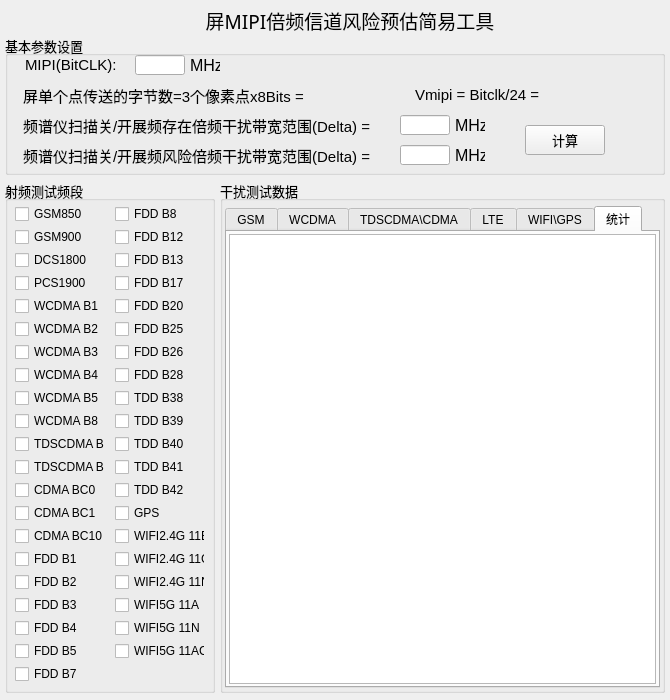
<?xml version="1.0" encoding="UTF-8"?>
<ui version="4.0">
 <class>MainWidgetUI</class>
 <widget class="QWidget" name="MainWidgetUI">
  <property name="geometry">
   <rect>
    <x>0</x>
    <y>0</y>
    <width>670</width>
    <height>700</height>
   </rect>
  </property>
  <property name="windowTitle">
   <string>MainWidget</string>
  </property>
  <widget class="QLabel" name="label_title">
   <property name="geometry">
    <rect>
     <x>100</x>
     <y>5</y>
     <width>500</width>
     <height>30</height>
    </rect>
   </property>
   <property name="font">
    <font>
     <family>微软雅黑</family>
     <pointsize>14</pointsize>
    </font>
   </property>
   <property name="lineWidth">
    <number>0</number>
   </property>
   <property name="text">
    <string>屏MIPI倍频信道风险预估简易工具</string>
   </property>
   <property name="alignment">
    <set>Qt::AlignCenter</set>
   </property>
   <property name="textInteractionFlags">
    <set>Qt::NoTextInteraction</set>
   </property>
  </widget>
  <widget class="QGroupBox" name="BaseSettings">
   <property name="geometry">
    <rect>
     <x>5</x>
     <y>35</y>
     <width>660</width>
     <height>140</height>
    </rect>
   </property>
   <property name="font">
    <font>
     <pointsize>10</pointsize>
    </font>
   </property>
   <property name="title">
    <string>基本参数设置</string>
   </property>
   <widget class="QLineEdit" name="CLK_Risks_Value">
    <property name="geometry">
     <rect>
      <x>395</x>
      <y>110</y>
      <width>50</width>
      <height>20</height>
     </rect>
    </property>
    <property name="font">
     <font>
      <weight>50</weight>
      <italic>false</italic>
      <bold>false</bold>
     </font>
    </property>
    <property name="styleSheet">
     <string notr="true"/>
    </property>
    <property name="text">
     <string/>
    </property>
    <property name="alignment">
     <set>Qt::AlignCenter</set>
    </property>
   </widget>
   <widget class="QLabel" name="CLK_Risks_unit">
    <property name="geometry">
     <rect>
      <x>450</x>
      <y>110</y>
      <width>30</width>
      <height>20</height>
     </rect>
    </property>
    <property name="font">
     <font>
      <pointsize>12</pointsize>
     </font>
    </property>
    <property name="text">
     <string>MHz</string>
    </property>
   </widget>
   <widget class="QLabel" name="Scree_label_Show">
    <property name="geometry">
     <rect>
      <x>18</x>
      <y>50</y>
      <width>290</width>
      <height>20</height>
     </rect>
    </property>
    <property name="font">
     <font>
      <pointsize>11</pointsize>
     </font>
    </property>
    <property name="text">
     <string>屏单个点传送的字节数=3个像素点x8Bits =</string>
    </property>
   </widget>
   <widget class="QLabel" name="MIPI_label_CLK">
    <property name="geometry">
     <rect>
      <x>20</x>
      <y>20</y>
      <width>110</width>
      <height>20</height>
     </rect>
    </property>
    <property name="font">
     <font>
      <pointsize>11</pointsize>
     </font>
    </property>
    <property name="text">
     <string>MIPI(BitCLK):</string>
    </property>
   </widget>
   <widget class="QLabel" name="CLK_ExistRisk_unit">
    <property name="geometry">
     <rect>
      <x>450</x>
      <y>80</y>
      <width>30</width>
      <height>20</height>
     </rect>
    </property>
    <property name="font">
     <font>
      <pointsize>12</pointsize>
     </font>
    </property>
    <property name="text">
     <string>MHz</string>
    </property>
   </widget>
   <widget class="QLabel" name="CLK_Risks_label_Show">
    <property name="geometry">
     <rect>
      <x>18</x>
      <y>110</y>
      <width>375</width>
      <height>20</height>
     </rect>
    </property>
    <property name="font">
     <font>
      <pointsize>11</pointsize>
     </font>
    </property>
    <property name="text">
     <string>频谱仪扫描关/开展频风险倍频干扰带宽范围(Delta) =</string>
    </property>
   </widget>
   <widget class="QLabel" name="MIPI_CLK_Unit">
    <property name="geometry">
     <rect>
      <x>185</x>
      <y>20</y>
      <width>30</width>
      <height>20</height>
     </rect>
    </property>
    <property name="font">
     <font>
      <pointsize>12</pointsize>
     </font>
    </property>
    <property name="text">
     <string>MHz</string>
    </property>
   </widget>
   <widget class="QLabel" name="CLK_ExistRisks_label_Show">
    <property name="geometry">
     <rect>
      <x>18</x>
      <y>80</y>
      <width>375</width>
      <height>20</height>
     </rect>
    </property>
    <property name="font">
     <font>
      <pointsize>11</pointsize>
     </font>
    </property>
    <property name="text">
     <string>频谱仪扫描关/开展频存在倍频干扰带宽范围(Delta) =</string>
    </property>
   </widget>
   <widget class="QLabel" name="Screen_Bits_Value">
    <property name="geometry">
     <rect>
      <x>315</x>
      <y>50</y>
      <width>80</width>
      <height>20</height>
     </rect>
    </property>
    <property name="text">
     <string/>
    </property>
   </widget>
   <widget class="QLineEdit" name="MIPI_CLK_Value">
    <property name="geometry">
     <rect>
      <x>130</x>
      <y>20</y>
      <width>50</width>
      <height>20</height>
     </rect>
    </property>
    <property name="font">
     <font>
      <weight>50</weight>
      <italic>false</italic>
      <bold>false</bold>
     </font>
    </property>
    <property name="styleSheet">
     <string notr="true"/>
    </property>
    <property name="text">
     <string/>
    </property>
    <property name="alignment">
     <set>Qt::AlignCenter</set>
    </property>
   </widget>
   <widget class="QLabel" name="Vmipi_label_Show">
    <property name="geometry">
     <rect>
      <x>410</x>
      <y>50</y>
      <width>160</width>
      <height>20</height>
     </rect>
    </property>
    <property name="font">
     <font>
      <pointsize>11</pointsize>
     </font>
    </property>
    <property name="text">
     <string>Vmipi = Bitclk/24 =</string>
    </property>
   </widget>
   <widget class="QLabel" name="Vmipi_CLK_Value">
    <property name="geometry">
     <rect>
      <x>570</x>
      <y>50</y>
      <width>80</width>
      <height>20</height>
     </rect>
    </property>
    <property name="text">
     <string/>
    </property>
   </widget>
   <widget class="QLineEdit" name="CLK_ExistRisks_Value">
    <property name="geometry">
     <rect>
      <x>395</x>
      <y>80</y>
      <width>50</width>
      <height>20</height>
     </rect>
    </property>
    <property name="font">
     <font>
      <weight>50</weight>
      <italic>false</italic>
      <bold>false</bold>
     </font>
    </property>
    <property name="styleSheet">
     <string notr="true"/>
    </property>
    <property name="text">
     <string/>
    </property>
    <property name="alignment">
     <set>Qt::AlignCenter</set>
    </property>
   </widget>
   <widget class="QPushButton" name="RF_Calculator">
    <property name="geometry">
     <rect>
      <x>520</x>
      <y>90</y>
      <width>80</width>
      <height>30</height>
     </rect>
    </property>
    <property name="text">
     <string>计算</string>
    </property>
   </widget>
  </widget>
  <widget class="QGroupBox" name="RF_BandInfo">
   <property name="geometry">
    <rect>
     <x>5</x>
     <y>180</y>
     <width>210</width>
     <height>513</height>
    </rect>
   </property>
   <property name="font">
    <font>
     <pointsize>10</pointsize>
    </font>
   </property>
   <property name="title">
    <string>射频测试频段</string>
   </property>
   <widget class="QCheckBox" name="FDD_B8_Ck">
    <property name="geometry">
     <rect>
      <x>110</x>
      <y>25</y>
      <width>90</width>
      <height>18</height>
     </rect>
    </property>
    <property name="font">
     <font>
      <pointsize>9</pointsize>
     </font>
    </property>
    <property name="text">
     <string>FDD B8</string>
    </property>
   </widget>
   <widget class="QCheckBox" name="GSM850_Ck">
    <property name="geometry">
     <rect>
      <x>10</x>
      <y>25</y>
      <width>90</width>
      <height>18</height>
     </rect>
    </property>
    <property name="font">
     <font>
      <pointsize>9</pointsize>
     </font>
    </property>
    <property name="text">
     <string>GSM850</string>
    </property>
   </widget>
   <widget class="QCheckBox" name="GSM900_Ck">
    <property name="geometry">
     <rect>
      <x>10</x>
      <y>48</y>
      <width>90</width>
      <height>18</height>
     </rect>
    </property>
    <property name="font">
     <font>
      <pointsize>9</pointsize>
     </font>
    </property>
    <property name="text">
     <string>GSM900</string>
    </property>
   </widget>
   <widget class="QCheckBox" name="DCS1800_Ck">
    <property name="geometry">
     <rect>
      <x>10</x>
      <y>71</y>
      <width>90</width>
      <height>18</height>
     </rect>
    </property>
    <property name="font">
     <font>
      <pointsize>9</pointsize>
     </font>
    </property>
    <property name="text">
     <string>DCS1800</string>
    </property>
   </widget>
   <widget class="QCheckBox" name="WCDMA_B1_Ck">
    <property name="geometry">
     <rect>
      <x>10</x>
      <y>117</y>
      <width>90</width>
      <height>18</height>
     </rect>
    </property>
    <property name="font">
     <font>
      <pointsize>9</pointsize>
     </font>
    </property>
    <property name="text">
     <string>WCDMA B1</string>
    </property>
   </widget>
   <widget class="QCheckBox" name="PCS1900_Ck">
    <property name="geometry">
     <rect>
      <x>10</x>
      <y>94</y>
      <width>90</width>
      <height>18</height>
     </rect>
    </property>
    <property name="font">
     <font>
      <pointsize>9</pointsize>
     </font>
    </property>
    <property name="text">
     <string>PCS1900</string>
    </property>
   </widget>
   <widget class="QCheckBox" name="WCDMA_B2_Ck">
    <property name="geometry">
     <rect>
      <x>10</x>
      <y>140</y>
      <width>90</width>
      <height>18</height>
     </rect>
    </property>
    <property name="font">
     <font>
      <pointsize>9</pointsize>
     </font>
    </property>
    <property name="text">
     <string>WCDMA B2</string>
    </property>
   </widget>
   <widget class="QCheckBox" name="WCDMA_B4_Ck">
    <property name="geometry">
     <rect>
      <x>10</x>
      <y>186</y>
      <width>90</width>
      <height>18</height>
     </rect>
    </property>
    <property name="font">
     <font>
      <pointsize>9</pointsize>
     </font>
    </property>
    <property name="text">
     <string>WCDMA B4</string>
    </property>
   </widget>
   <widget class="QCheckBox" name="WCDMA_B3_Ck">
    <property name="geometry">
     <rect>
      <x>10</x>
      <y>163</y>
      <width>90</width>
      <height>18</height>
     </rect>
    </property>
    <property name="font">
     <font>
      <pointsize>9</pointsize>
     </font>
    </property>
    <property name="text">
     <string>WCDMA B3</string>
    </property>
   </widget>
   <widget class="QCheckBox" name="WCDMA_B5_Ck">
    <property name="geometry">
     <rect>
      <x>10</x>
      <y>209</y>
      <width>90</width>
      <height>18</height>
     </rect>
    </property>
    <property name="font">
     <font>
      <pointsize>9</pointsize>
     </font>
    </property>
    <property name="text">
     <string>WCDMA B5</string>
    </property>
   </widget>
   <widget class="QCheckBox" name="TDSCMDA_B34_Ck">
    <property name="geometry">
     <rect>
      <x>10</x>
      <y>255</y>
      <width>90</width>
      <height>18</height>
     </rect>
    </property>
    <property name="font">
     <font>
      <pointsize>9</pointsize>
     </font>
    </property>
    <property name="text">
     <string>TDSCDMA B34</string>
    </property>
   </widget>
   <widget class="QCheckBox" name="WCDMA_B8_Ck">
    <property name="geometry">
     <rect>
      <x>10</x>
      <y>232</y>
      <width>90</width>
      <height>18</height>
     </rect>
    </property>
    <property name="font">
     <font>
      <pointsize>9</pointsize>
     </font>
    </property>
    <property name="text">
     <string>WCDMA B8</string>
    </property>
   </widget>
   <widget class="QCheckBox" name="TDSCMDA_B39_Ck">
    <property name="geometry">
     <rect>
      <x>10</x>
      <y>278</y>
      <width>90</width>
      <height>18</height>
     </rect>
    </property>
    <property name="font">
     <font>
      <pointsize>9</pointsize>
     </font>
    </property>
    <property name="text">
     <string>TDSCDMA B39</string>
    </property>
   </widget>
   <widget class="QCheckBox" name="CDMA_BC1_Ck">
    <property name="geometry">
     <rect>
      <x>10</x>
      <y>324</y>
      <width>90</width>
      <height>18</height>
     </rect>
    </property>
    <property name="font">
     <font>
      <pointsize>9</pointsize>
     </font>
    </property>
    <property name="text">
     <string>CDMA BC1</string>
    </property>
   </widget>
   <widget class="QCheckBox" name="CDMA_BC0_Ck">
    <property name="geometry">
     <rect>
      <x>10</x>
      <y>301</y>
      <width>90</width>
      <height>18</height>
     </rect>
    </property>
    <property name="font">
     <font>
      <pointsize>9</pointsize>
     </font>
    </property>
    <property name="text">
     <string>CDMA BC0</string>
    </property>
   </widget>
   <widget class="QCheckBox" name="CDMA_BC10_Ck">
    <property name="geometry">
     <rect>
      <x>10</x>
      <y>347</y>
      <width>90</width>
      <height>18</height>
     </rect>
    </property>
    <property name="font">
     <font>
      <pointsize>9</pointsize>
     </font>
    </property>
    <property name="text">
     <string>CDMA BC10</string>
    </property>
   </widget>
   <widget class="QCheckBox" name="FDD_B2_Ck">
    <property name="geometry">
     <rect>
      <x>10</x>
      <y>393</y>
      <width>90</width>
      <height>18</height>
     </rect>
    </property>
    <property name="font">
     <font>
      <pointsize>9</pointsize>
     </font>
    </property>
    <property name="text">
     <string>FDD B2</string>
    </property>
   </widget>
   <widget class="QCheckBox" name="FDD_B1_Ck">
    <property name="geometry">
     <rect>
      <x>10</x>
      <y>370</y>
      <width>90</width>
      <height>18</height>
     </rect>
    </property>
    <property name="font">
     <font>
      <pointsize>9</pointsize>
     </font>
    </property>
    <property name="text">
     <string>FDD B1</string>
    </property>
   </widget>
   <widget class="QCheckBox" name="FDD_B3_Ck">
    <property name="geometry">
     <rect>
      <x>10</x>
      <y>416</y>
      <width>90</width>
      <height>18</height>
     </rect>
    </property>
    <property name="font">
     <font>
      <pointsize>9</pointsize>
     </font>
    </property>
    <property name="text">
     <string>FDD B3</string>
    </property>
   </widget>
   <widget class="QCheckBox" name="FDD_B5_Ck">
    <property name="geometry">
     <rect>
      <x>10</x>
      <y>462</y>
      <width>90</width>
      <height>18</height>
     </rect>
    </property>
    <property name="font">
     <font>
      <pointsize>9</pointsize>
     </font>
    </property>
    <property name="text">
     <string>FDD B5</string>
    </property>
   </widget>
   <widget class="QCheckBox" name="FDD_B4_Ck">
    <property name="geometry">
     <rect>
      <x>10</x>
      <y>439</y>
      <width>90</width>
      <height>18</height>
     </rect>
    </property>
    <property name="font">
     <font>
      <pointsize>9</pointsize>
     </font>
    </property>
    <property name="text">
     <string>FDD B4</string>
    </property>
   </widget>
   <widget class="QCheckBox" name="FDD_B7_Ck">
    <property name="geometry">
     <rect>
      <x>10</x>
      <y>485</y>
      <width>90</width>
      <height>18</height>
     </rect>
    </property>
    <property name="font">
     <font>
      <pointsize>9</pointsize>
     </font>
    </property>
    <property name="text">
     <string>FDD B7</string>
    </property>
   </widget>
   <widget class="QCheckBox" name="FDD_B17_Ck">
    <property name="geometry">
     <rect>
      <x>110</x>
      <y>94</y>
      <width>90</width>
      <height>18</height>
     </rect>
    </property>
    <property name="font">
     <font>
      <pointsize>9</pointsize>
     </font>
    </property>
    <property name="text">
     <string>FDD B17</string>
    </property>
   </widget>
   <widget class="QCheckBox" name="FDD_B20_Ck">
    <property name="geometry">
     <rect>
      <x>110</x>
      <y>117</y>
      <width>90</width>
      <height>18</height>
     </rect>
    </property>
    <property name="font">
     <font>
      <pointsize>9</pointsize>
     </font>
    </property>
    <property name="text">
     <string>FDD B20</string>
    </property>
   </widget>
   <widget class="QCheckBox" name="FDD_B26_Ck">
    <property name="geometry">
     <rect>
      <x>110</x>
      <y>163</y>
      <width>90</width>
      <height>18</height>
     </rect>
    </property>
    <property name="font">
     <font>
      <pointsize>9</pointsize>
     </font>
    </property>
    <property name="text">
     <string>FDD B26</string>
    </property>
   </widget>
   <widget class="QCheckBox" name="FDD_B12_Ck">
    <property name="geometry">
     <rect>
      <x>110</x>
      <y>48</y>
      <width>90</width>
      <height>18</height>
     </rect>
    </property>
    <property name="font">
     <font>
      <pointsize>9</pointsize>
     </font>
    </property>
    <property name="text">
     <string>FDD B12</string>
    </property>
   </widget>
   <widget class="QCheckBox" name="FDD_B13_Ck">
    <property name="geometry">
     <rect>
      <x>110</x>
      <y>71</y>
      <width>90</width>
      <height>18</height>
     </rect>
    </property>
    <property name="font">
     <font>
      <pointsize>9</pointsize>
     </font>
    </property>
    <property name="text">
     <string>FDD B13</string>
    </property>
   </widget>
   <widget class="QCheckBox" name="FDD_B25_Ck">
    <property name="geometry">
     <rect>
      <x>110</x>
      <y>140</y>
      <width>90</width>
      <height>18</height>
     </rect>
    </property>
    <property name="font">
     <font>
      <pointsize>9</pointsize>
     </font>
    </property>
    <property name="text">
     <string>FDD B25</string>
    </property>
   </widget>
   <widget class="QCheckBox" name="GPS_Ck">
    <property name="geometry">
     <rect>
      <x>110</x>
      <y>324</y>
      <width>90</width>
      <height>18</height>
     </rect>
    </property>
    <property name="font">
     <font>
      <pointsize>9</pointsize>
     </font>
    </property>
    <property name="text">
     <string>GPS</string>
    </property>
   </widget>
   <widget class="QCheckBox" name="TDD_B42_Ck">
    <property name="geometry">
     <rect>
      <x>110</x>
      <y>301</y>
      <width>90</width>
      <height>18</height>
     </rect>
    </property>
    <property name="font">
     <font>
      <pointsize>9</pointsize>
     </font>
    </property>
    <property name="text">
     <string>TDD B42</string>
    </property>
   </widget>
   <widget class="QCheckBox" name="TDD_B38_Ck">
    <property name="geometry">
     <rect>
      <x>110</x>
      <y>209</y>
      <width>90</width>
      <height>18</height>
     </rect>
    </property>
    <property name="font">
     <font>
      <pointsize>9</pointsize>
     </font>
    </property>
    <property name="text">
     <string>TDD B38</string>
    </property>
   </widget>
   <widget class="QCheckBox" name="FDD_B28_Ck">
    <property name="geometry">
     <rect>
      <x>110</x>
      <y>186</y>
      <width>90</width>
      <height>18</height>
     </rect>
    </property>
    <property name="font">
     <font>
      <pointsize>9</pointsize>
     </font>
    </property>
    <property name="text">
     <string>FDD B28</string>
    </property>
   </widget>
   <widget class="QCheckBox" name="TDD_B39_Ck">
    <property name="geometry">
     <rect>
      <x>110</x>
      <y>232</y>
      <width>90</width>
      <height>18</height>
     </rect>
    </property>
    <property name="font">
     <font>
      <pointsize>9</pointsize>
     </font>
    </property>
    <property name="text">
     <string>TDD B39</string>
    </property>
   </widget>
   <widget class="QCheckBox" name="TDD_B40_Ck">
    <property name="geometry">
     <rect>
      <x>110</x>
      <y>255</y>
      <width>90</width>
      <height>18</height>
     </rect>
    </property>
    <property name="font">
     <font>
      <pointsize>9</pointsize>
     </font>
    </property>
    <property name="text">
     <string>TDD B40</string>
    </property>
   </widget>
   <widget class="QCheckBox" name="TDD_B41_Ck">
    <property name="geometry">
     <rect>
      <x>110</x>
      <y>278</y>
      <width>90</width>
      <height>18</height>
     </rect>
    </property>
    <property name="font">
     <font>
      <pointsize>9</pointsize>
     </font>
    </property>
    <property name="text">
     <string>TDD B41</string>
    </property>
   </widget>
   <widget class="QCheckBox" name="WIFI24G_11N_Ck">
    <property name="geometry">
     <rect>
      <x>110</x>
      <y>393</y>
      <width>90</width>
      <height>18</height>
     </rect>
    </property>
    <property name="font">
     <font>
      <pointsize>9</pointsize>
     </font>
    </property>
    <property name="text">
     <string>WIFI2.4G 11N</string>
    </property>
   </widget>
   <widget class="QCheckBox" name="WIFI5G_11N_Ck">
    <property name="geometry">
     <rect>
      <x>110</x>
      <y>439</y>
      <width>90</width>
      <height>18</height>
     </rect>
    </property>
    <property name="font">
     <font>
      <pointsize>9</pointsize>
     </font>
    </property>
    <property name="text">
     <string>WIFI5G 11N</string>
    </property>
   </widget>
   <widget class="QCheckBox" name="WIFI5G_11A_Ck">
    <property name="geometry">
     <rect>
      <x>110</x>
      <y>416</y>
      <width>90</width>
      <height>18</height>
     </rect>
    </property>
    <property name="font">
     <font>
      <pointsize>9</pointsize>
     </font>
    </property>
    <property name="text">
     <string>WIFI5G 11A</string>
    </property>
   </widget>
   <widget class="QCheckBox" name="WIFI24G_11G_Ck">
    <property name="geometry">
     <rect>
      <x>110</x>
      <y>370</y>
      <width>90</width>
      <height>18</height>
     </rect>
    </property>
    <property name="font">
     <font>
      <pointsize>9</pointsize>
     </font>
    </property>
    <property name="text">
     <string>WIFI2.4G 11G</string>
    </property>
   </widget>
   <widget class="QCheckBox" name="WIFI24G_11B_Ck">
    <property name="geometry">
     <rect>
      <x>110</x>
      <y>347</y>
      <width>90</width>
      <height>18</height>
     </rect>
    </property>
    <property name="font">
     <font>
      <pointsize>9</pointsize>
     </font>
    </property>
    <property name="text">
     <string>WIFI2.4G 11B</string>
    </property>
   </widget>
   <widget class="QCheckBox" name="WIFI5G_11AC_Ck">
    <property name="geometry">
     <rect>
      <x>110</x>
      <y>462</y>
      <width>90</width>
      <height>18</height>
     </rect>
    </property>
    <property name="font">
     <font>
      <pointsize>9</pointsize>
     </font>
    </property>
    <property name="text">
     <string>WIFI5G 11AC</string>
    </property>
   </widget>
  </widget>
  <widget class="QGroupBox" name="RF_Desense_Report">
   <property name="geometry">
    <rect>
     <x>220</x>
     <y>180</y>
     <width>445</width>
     <height>513</height>
    </rect>
   </property>
   <property name="font">
    <font>
     <pointsize>10</pointsize>
    </font>
   </property>
   <property name="title">
    <string>干扰测试数据</string>
   </property>
   <layout class="QVBoxLayout" name="verticalLayout">
    <property name="spacing">
     <number>2</number>
    </property>
    <property name="leftMargin">
     <number>2</number>
    </property>
    <property name="topMargin">
     <number>5</number>
    </property>
    <property name="rightMargin">
     <number>2</number>
    </property>
    <property name="bottomMargin">
     <number>2</number>
    </property>
    <item>
     <widget class="QTabWidget" name="RFTabShowWidget">
      <property name="font">
       <font>
        <pointsize>9</pointsize>
       </font>
      </property>
      <property name="currentIndex">
       <number>5</number>
      </property>
      <widget class="QWidget" name="GSM_Report">
       <attribute name="title">
        <string>GSM</string>
       </attribute>
       <layout class="QVBoxLayout" name="verticalLayout_2">
        <property name="spacing">
         <number>2</number>
        </property>
        <property name="leftMargin">
         <number>2</number>
        </property>
        <property name="topMargin">
         <number>2</number>
        </property>
        <property name="rightMargin">
         <number>2</number>
        </property>
        <property name="bottomMargin">
         <number>2</number>
        </property>
        <item>
         <widget class="QTableWidget" name="GSMTable">
          <attribute name="horizontalHeaderVisible">
           <bool>false</bool>
          </attribute>
          <attribute name="verticalHeaderVisible">
           <bool>false</bool>
          </attribute>
         </widget>
        </item>
       </layout>
      </widget>
      <widget class="QWidget" name="WCDMA_Report">
       <attribute name="title">
        <string>WCDMA</string>
       </attribute>
       <layout class="QVBoxLayout" name="verticalLayout_3">
        <property name="spacing">
         <number>2</number>
        </property>
        <property name="leftMargin">
         <number>2</number>
        </property>
        <property name="topMargin">
         <number>2</number>
        </property>
        <property name="rightMargin">
         <number>2</number>
        </property>
        <property name="bottomMargin">
         <number>2</number>
        </property>
        <item>
         <widget class="QTableWidget" name="UTMSTable"/>
        </item>
       </layout>
      </widget>
      <widget class="QWidget" name="TDS_CDMA_Report">
       <attribute name="title">
        <string>TDSCDMA\CDMA</string>
       </attribute>
       <layout class="QVBoxLayout" name="verticalLayout_4">
        <property name="spacing">
         <number>2</number>
        </property>
        <property name="leftMargin">
         <number>2</number>
        </property>
        <property name="topMargin">
         <number>2</number>
        </property>
        <property name="rightMargin">
         <number>2</number>
        </property>
        <property name="bottomMargin">
         <number>2</number>
        </property>
        <item>
         <widget class="QTableWidget" name="TDS_CDMATable"/>
        </item>
       </layout>
      </widget>
      <widget class="QWidget" name="LTE_Report">
       <attribute name="title">
        <string>LTE</string>
       </attribute>
       <layout class="QVBoxLayout" name="verticalLayout_7">
        <property name="spacing">
         <number>2</number>
        </property>
        <property name="leftMargin">
         <number>2</number>
        </property>
        <property name="topMargin">
         <number>2</number>
        </property>
        <property name="rightMargin">
         <number>2</number>
        </property>
        <property name="bottomMargin">
         <number>2</number>
        </property>
        <item>
         <widget class="QTableWidget" name="LTETable"/>
        </item>
       </layout>
      </widget>
      <widget class="QWidget" name="WIFI_GPS_Report">
       <attribute name="title">
        <string>WIFI\GPS</string>
       </attribute>
       <layout class="QVBoxLayout" name="verticalLayout_6">
        <property name="spacing">
         <number>2</number>
        </property>
        <property name="leftMargin">
         <number>2</number>
        </property>
        <property name="topMargin">
         <number>2</number>
        </property>
        <property name="rightMargin">
         <number>2</number>
        </property>
        <property name="bottomMargin">
         <number>2</number>
        </property>
        <item>
         <widget class="QTableWidget" name="WIFIGPSTable"/>
        </item>
       </layout>
      </widget>
      <widget class="QWidget" name="SumData_Report">
       <attribute name="title">
        <string>统计</string>
       </attribute>
       <layout class="QVBoxLayout" name="verticalLayout_5">
        <property name="spacing">
         <number>2</number>
        </property>
        <property name="leftMargin">
         <number>2</number>
        </property>
        <property name="topMargin">
         <number>2</number>
        </property>
        <property name="rightMargin">
         <number>2</number>
        </property>
        <property name="bottomMargin">
         <number>2</number>
        </property>
        <item>
         <widget class="QTableWidget" name="SUMDataTable"/>
        </item>
       </layout>
      </widget>
     </widget>
    </item>
   </layout>
  </widget>
 </widget>
 <layoutdefault spacing="6" margin="11"/>
 <resources/>
 <connections/>
</ui>
